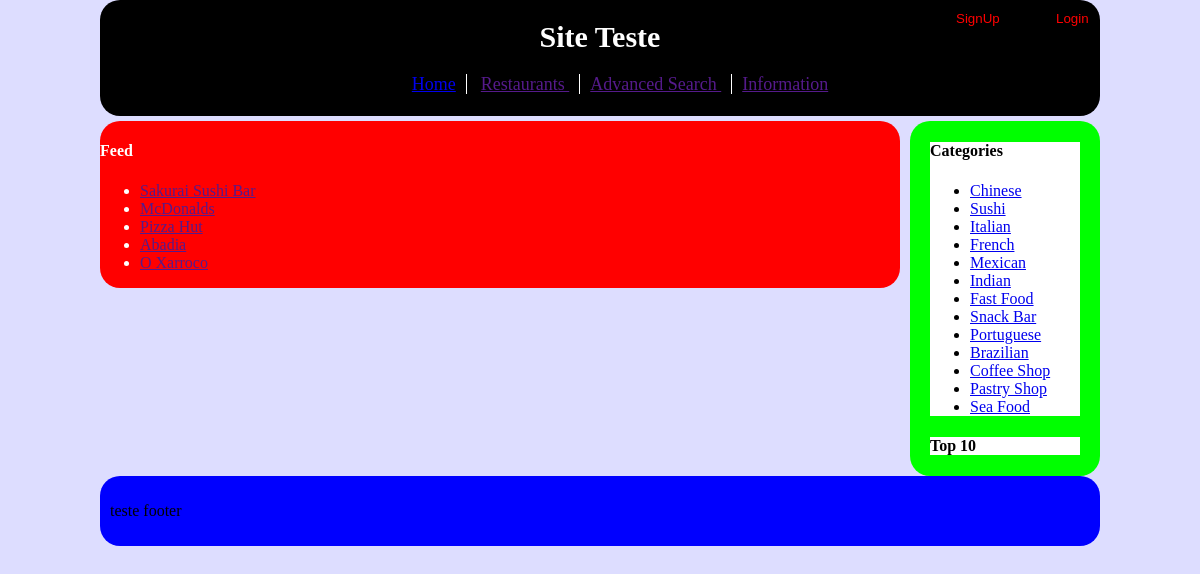
The page / on the database its author committed.
### tables this page shows
CREATE TABLE Restaurant (
	id_restaurant INTEGER PRIMARY KEY AUTOINCREMENT,
	id_owner INTEGER REFERENCES Account(id_account),
	id_functionTime INTEGER REFERENCES FunctionTime(id_functionTime),
	id_category VARCHAR REFERENCES Category(id_category),
	name VARCHAR NOT NULL,
	address VARCHAR NOT NULL,
	description VARCHAR,
	stars REAL 
);

CREATE TABLE Category (
	id_category VARCHAR PRIMARY KEY
);

### index.php (called while the page is built, shortened)
<?php
  include ('templates/header.php');
  include ('templates/feed.php');
  include ('templates/side_bar.php');
  include ('templates/footer.php');
?>

### templates/side_bar.php (the view)
<div id="side_bar">
	<div id = "categories">
		<h4> Categories </h4>
		<ul>
		<?php
		include_once getcwd() . "/database/connection.php";
		$stmt = $db->prepare('SELECT * FROM Category');
		$stmt->execute();
		$result = $stmt->fetchAll();
		foreach( $result as $row) {
			echo '<li><a class="category" href="categoria.php?categoria='.$row['id_category'].'">' . $row['id_category'] . '</a></li>';
		 }
		?>
		</ul>
	</div>
	<div id = "top_10">
		<h4> Top 10 </h4>
	</div>
</div>

### templates/header.php (shortened to what this page needs)
<!DOCTYPE html>
<html>
	<head>
		<link rel="stylesheet" href="css/site.css">
		<link rel="stylesheet" href="css/session.css">
	</head>
	<body>
		<div id="header">
			<h1> Site Teste</h1>
			<div id="session">
			<?php
					if (!isset($_SESSION['id_account'])){ ?>
				<div id="guest">
					<div id="login">
						<input id="do_login" class="session" type="submit" name="Login" value="Login">
					</div>
					<div id="do_signup">
						<input id="do_signup" class="session" type="submit" name="SignUp" value="SignUp">
					</div>
				</div>
					<?php } ?>
			</div>
			<div id="menu">
				<ul>
					<li><a href="index.php">Home</a></li>
					<li><a href=""> Restaurants </a> </li>
					<li><a href=""> Advanced Search </a> </li>
					<li><a href=""> Information </a></li>
				</ul>
			</div>
		</div>

### templates/feed.php
<div id="feed">
	<h4> Feed </h4>
		<ul>
			<?php
				include_once getcwd() . "/database/connection.php";
				$stmt = $db->prepare('SELECT * FROM Restaurant');
				$stmt->execute();
				$result = $stmt->fetchAll();
				foreach( $result as $row) {
					echo '<li><a class="feed" href="">' . $row['name']  .  '</a></li>';
				 }
			?>
		</ul>
</div>

### templates/footer.php
	<div id="footer">
			<p> teste footer </p>
		</div>
	</body>
</html>

### css/site.css (style rules this page uses)
html { background-color: #ddddff; }
body { width: 1000px; margin: 0px auto; font-family: times, serif; display : block; }
#header { display: inline-block; background-color: #000000; color: #ffffff; text-align: center; width:1000px; padding-bottom: 5px; border-radius: 20px; }
#header h1 { font-size: 30px; }
#menu li { display: inline; margin: 10px; display: inline; border-right: 1px solid #ffffff; padding-right: 10px; margin-right: 0px; font-size: 18px; }
#menu li:last-child { border-right: none; }
#feed, #side_bar,#feed, #footer { margin-top: 5px; border-radius: 20px; padding: 1% 1%; }
#feed, #side_bar { display: inline-block; background-color: #ff0000; color: #ffffff; padding: 0%; }
#feed { width:80%; overflow: auto; float: left; }
#side_bar { background-color : #00ff00; width:19%; margin-left:1%; float: right; }
#feed div, #side_bar div { display:block; margin:20px; background-color: #ffffff; color : #000000; }
#footer { background-color : #0000ff; clear: both; }

### css/session.css (style rules this page uses)
.session { position: fixed; background-color: #000000; color: #ff0000; border-style: none; top:10px; left:50%; }
#do_login { margin-left: 450px; }
#do_signup { margin-left: 350px; }

### rows shown on the page
restaurant: name "Sakurai Sushi Bar"
restaurant: name "McDonalds"
restaurant: name "Pizza Hut"
restaurant: name "Abadia"
restaurant: name "O Xarroco"
category: id_category "Chinese"
category: id_category "Sushi"
category: id_category "Italian"
category: id_category "French"
category: id_category "Mexican"
category: id_category "Indian"
category: id_category "Fast Food"
category: id_category "Snack Bar"
category: id_category "Portuguese"
category: id_category "Brazilian"
category: id_category "Coffee Shop"
category: id_category "Pastry Shop"
category: id_category "Sea Food"
